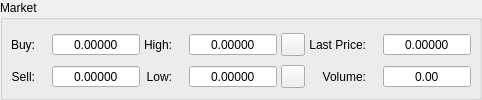
      <widget class="QGroupBox" name="groupBox_6">
       <property name="sizePolicy">
        <sizepolicy hsizetype="Preferred" vsizetype="Maximum">
         <horstretch>0</horstretch>
         <verstretch>0</verstretch>
        </sizepolicy>
       </property>
       <property name="accessibleName">
        <string>MARKET_GROUPBOX</string>
       </property>
       <property name="title">
        <string>Market</string>
       </property>
       <layout class="QGridLayout" name="gridLayout_11">
        <property name="leftMargin">
         <number>8</number>
        </property>
        <property name="topMargin">
         <number>10</number>
        </property>
        <property name="rightMargin">
         <number>8</number>
        </property>
        <property name="bottomMargin">
         <number>6</number>
        </property>
        <property name="horizontalSpacing">
         <number>4</number>
        </property>
        <property name="verticalSpacing">
         <number>6</number>
        </property>
        <item row="0" column="11">
         <widget class="QLabel" name="label_24">
          <property name="sizePolicy">
           <sizepolicy hsizetype="Preferred" vsizetype="Preferred">
            <horstretch>0</horstretch>
            <verstretch>0</verstretch>
           </sizepolicy>
          </property>
          <property name="accessibleName">
           <string>TR00012</string>
          </property>
          <property name="text">
           <string>Last Price:</string>
          </property>
          <property name="alignment">
           <set>Qt::AlignRight|Qt::AlignTrailing|Qt::AlignVCenter</set>
          </property>
         </widget>
        </item>
        <item row="1" column="4">
         <widget class="QLabel" name="label_21">
          <property name="sizePolicy">
           <sizepolicy hsizetype="Preferred" vsizetype="Preferred">
            <horstretch>0</horstretch>
            <verstretch>0</verstretch>
           </sizepolicy>
          </property>
          <property name="accessibleName">
           <string>TR00011</string>
          </property>
          <property name="text">
           <string>Low:</string>
          </property>
          <property name="alignment">
           <set>Qt::AlignRight|Qt::AlignTrailing|Qt::AlignVCenter</set>
          </property>
         </widget>
        </item>
        <item row="0" column="5">
         <widget class="QLabel" name="usdLabel4">
          <property name="sizePolicy">
           <sizepolicy hsizetype="Maximum" vsizetype="Preferred">
            <horstretch>0</horstretch>
            <verstretch>0</verstretch>
           </sizepolicy>
          </property>
          <property name="font">
           <font>
            <pointsize>11</pointsize>
            <weight>50</weight>
            <bold>false</bold>
           </font>
          </property>
          <property name="styleSheet">
           <string notr="true">color: darkgreen</string>
          </property>
          <property name="text">
           <string/>
          </property>
          <property name="alignment">
           <set>Qt::AlignCenter</set>
          </property>
         </widget>
        </item>
        <item row="1" column="13">
         <widget class="QDoubleSpinBox" name="marketVolume">
          <property name="sizePolicy">
           <sizepolicy hsizetype="Expanding" vsizetype="Fixed">
            <horstretch>0</horstretch>
            <verstretch>0</verstretch>
           </sizepolicy>
          </property>
          <property name="minimumSize">
           <size>
            <width>70</width>
            <height>0</height>
           </size>
          </property>
          <property name="alignment">
           <set>Qt::AlignCenter</set>
          </property>
          <property name="readOnly">
           <bool>true</bool>
          </property>
          <property name="buttonSymbols">
           <enum>QAbstractSpinBox::NoButtons</enum>
          </property>
          <property name="specialValueText">
           <string/>
          </property>
          <property name="prefix">
           <string/>
          </property>
          <property name="decimals">
           <number>2</number>
          </property>
          <property name="minimum">
           <double>0.000000000000000</double>
          </property>
          <property name="maximum">
           <double>999999999.000000000000000</double>
          </property>
          <property name="singleStep">
           <double>0.100000000000000</double>
          </property>
         </widget>
        </item>
        <item row="0" column="4">
         <widget class="QLabel" name="label_20">
          <property name="sizePolicy">
           <sizepolicy hsizetype="Preferred" vsizetype="Preferred">
            <horstretch>0</horstretch>
            <verstretch>0</verstretch>
           </sizepolicy>
          </property>
          <property name="accessibleName">
           <string>TR00010</string>
          </property>
          <property name="text">
           <string>High:</string>
          </property>
          <property name="alignment">
           <set>Qt::AlignRight|Qt::AlignTrailing|Qt::AlignVCenter</set>
          </property>
         </widget>
        </item>
        <item row="1" column="6">
         <widget class="QDoubleSpinBox" name="marketLow">
          <property name="sizePolicy">
           <sizepolicy hsizetype="Expanding" vsizetype="Fixed">
            <horstretch>0</horstretch>
            <verstretch>0</verstretch>
           </sizepolicy>
          </property>
          <property name="minimumSize">
           <size>
            <width>70</width>
            <height>0</height>
           </size>
          </property>
          <property name="alignment">
           <set>Qt::AlignCenter</set>
          </property>
          <property name="readOnly">
           <bool>true</bool>
          </property>
          <property name="buttonSymbols">
           <enum>QAbstractSpinBox::NoButtons</enum>
          </property>
          <property name="prefix">
           <string/>
          </property>
          <property name="decimals">
           <number>5</number>
          </property>
          <property name="minimum">
           <double>0.000000000000000</double>
          </property>
          <property name="maximum">
           <double>999999999.000000000000000</double>
          </property>
         </widget>
        </item>
        <item row="1" column="5">
         <widget class="QLabel" name="usdLabel5">
          <property name="sizePolicy">
           <sizepolicy hsizetype="Maximum" vsizetype="Preferred">
            <horstretch>0</horstretch>
            <verstretch>0</verstretch>
           </sizepolicy>
          </property>
          <property name="font">
           <font>
            <pointsize>11</pointsize>
            <weight>50</weight>
            <bold>false</bold>
           </font>
          </property>
          <property name="styleSheet">
           <string notr="true">color: darkgreen</string>
          </property>
          <property name="text">
           <string/>
          </property>
          <property name="alignment">
           <set>Qt::AlignCenter</set>
          </property>
         </widget>
        </item>
        <item row="0" column="12">
         <widget class="QLabel" name="usdLabel6">
          <property name="sizePolicy">
           <sizepolicy hsizetype="Maximum" vsizetype="Preferred">
            <horstretch>0</horstretch>
            <verstretch>0</verstretch>
           </sizepolicy>
          </property>
          <property name="font">
           <font>
            <pointsize>11</pointsize>
            <weight>50</weight>
            <bold>false</bold>
           </font>
          </property>
          <property name="styleSheet">
           <string notr="true">color: darkgreen</string>
          </property>
          <property name="text">
           <string/>
          </property>
          <property name="alignment">
           <set>Qt::AlignCenter</set>
          </property>
         </widget>
        </item>
        <item row="1" column="12">
         <widget class="QLabel" name="btcLabel4">
          <property name="sizePolicy">
           <sizepolicy hsizetype="Maximum" vsizetype="Preferred">
            <horstretch>0</horstretch>
            <verstretch>0</verstretch>
           </sizepolicy>
          </property>
          <property name="font">
           <font>
            <pointsize>11</pointsize>
            <weight>50</weight>
            <bold>false</bold>
           </font>
          </property>
          <property name="styleSheet">
           <string notr="true">color: #996515</string>
          </property>
          <property name="text">
           <string/>
          </property>
          <property name="alignment">
           <set>Qt::AlignCenter</set>
          </property>
         </widget>
        </item>
        <item row="0" column="13">
         <widget class="QDoubleSpinBox" name="marketLast">
          <property name="sizePolicy">
           <sizepolicy hsizetype="Expanding" vsizetype="Fixed">
            <horstretch>0</horstretch>
            <verstretch>0</verstretch>
           </sizepolicy>
          </property>
          <property name="minimumSize">
           <size>
            <width>70</width>
            <height>0</height>
           </size>
          </property>
          <property name="alignment">
           <set>Qt::AlignCenter</set>
          </property>
          <property name="readOnly">
           <bool>true</bool>
          </property>
          <property name="buttonSymbols">
           <enum>QAbstractSpinBox::NoButtons</enum>
          </property>
          <property name="prefix">
           <string/>
          </property>
          <property name="decimals">
           <number>5</number>
          </property>
          <property name="minimum">
           <double>0.000000000000000</double>
          </property>
          <property name="maximum">
           <double>999999999.000000000000000</double>
          </property>
         </widget>
        </item>
        <item row="0" column="6">
         <widget class="QDoubleSpinBox" name="marketHigh">
          <property name="sizePolicy">
           <sizepolicy hsizetype="Expanding" vsizetype="Fixed">
            <horstretch>0</horstretch>
            <verstretch>0</verstretch>
           </sizepolicy>
          </property>
          <property name="minimumSize">
           <size>
            <width>70</width>
            <height>0</height>
           </size>
          </property>
          <property name="alignment">
           <set>Qt::AlignCenter</set>
          </property>
          <property name="readOnly">
           <bool>true</bool>
          </property>
          <property name="buttonSymbols">
           <enum>QAbstractSpinBox::NoButtons</enum>
          </property>
          <property name="prefix">
           <string/>
          </property>
          <property name="decimals">
           <number>5</number>
          </property>
          <property name="minimum">
           <double>0.000000000000000</double>
          </property>
          <property name="maximum">
           <double>999999999.000000000000000</double>
          </property>
         </widget>
        </item>
        <item row="1" column="0">
         <widget class="QLabel" name="label_23">
          <property name="sizePolicy">
           <sizepolicy hsizetype="Preferred" vsizetype="Preferred">
            <horstretch>0</horstretch>
            <verstretch>0</verstretch>
           </sizepolicy>
          </property>
          <property name="accessibleName">
           <string>TR00009</string>
          </property>
          <property name="text">
           <string>Sell:</string>
          </property>
          <property name="alignment">
           <set>Qt::AlignRight|Qt::AlignTrailing|Qt::AlignVCenter</set>
          </property>
         </widget>
        </item>
        <item row="1" column="11">
         <widget class="QLabel" name="label_25">
          <property name="sizePolicy">
           <sizepolicy hsizetype="Preferred" vsizetype="Preferred">
            <horstretch>0</horstretch>
            <verstretch>0</verstretch>
           </sizepolicy>
          </property>
          <property name="accessibleName">
           <string>TR00013</string>
          </property>
          <property name="text">
           <string>Volume:</string>
          </property>
          <property name="alignment">
           <set>Qt::AlignRight|Qt::AlignTrailing|Qt::AlignVCenter</set>
          </property>
         </widget>
        </item>
        <item row="0" column="1">
         <widget class="QLabel" name="usdLabel2">
          <property name="sizePolicy">
           <sizepolicy hsizetype="Maximum" vsizetype="Preferred">
            <horstretch>0</horstretch>
            <verstretch>0</verstretch>
           </sizepolicy>
          </property>
          <property name="font">
           <font>
            <pointsize>11</pointsize>
            <weight>50</weight>
            <bold>false</bold>
           </font>
          </property>
          <property name="styleSheet">
           <string notr="true">color: darkgreen</string>
          </property>
          <property name="text">
           <string/>
          </property>
          <property name="alignment">
           <set>Qt::AlignCenter</set>
          </property>
         </widget>
        </item>
        <item row="0" column="0">
         <widget class="QLabel" name="label_22">
          <property name="sizePolicy">
           <sizepolicy hsizetype="Preferred" vsizetype="Preferred">
            <horstretch>0</horstretch>
            <verstretch>0</verstretch>
           </sizepolicy>
          </property>
          <property name="accessibleName">
           <string>TR00008</string>
          </property>
          <property name="text">
           <string>Buy:</string>
          </property>
          <property name="alignment">
           <set>Qt::AlignRight|Qt::AlignTrailing|Qt::AlignVCenter</set>
          </property>
         </widget>
        </item>
        <item row="0" column="2">
         <widget class="QDoubleSpinBox" name="marketBuy">
          <property name="sizePolicy">
           <sizepolicy hsizetype="Expanding" vsizetype="Fixed">
            <horstretch>0</horstretch>
            <verstretch>0</verstretch>
           </sizepolicy>
          </property>
          <property name="minimumSize">
           <size>
            <width>70</width>
            <height>0</height>
           </size>
          </property>
          <property name="alignment">
           <set>Qt::AlignCenter</set>
          </property>
          <property name="readOnly">
           <bool>true</bool>
          </property>
          <property name="buttonSymbols">
           <enum>QAbstractSpinBox::NoButtons</enum>
          </property>
          <property name="prefix">
           <string/>
          </property>
          <property name="decimals">
           <number>5</number>
          </property>
          <property name="minimum">
           <double>0.000000000000000</double>
          </property>
          <property name="maximum">
           <double>999999999.000000000000000</double>
          </property>
         </widget>
        </item>
        <item row="1" column="1">
         <widget class="QLabel" name="usdLabel3">
          <property name="sizePolicy">
           <sizepolicy hsizetype="Maximum" vsizetype="Preferred">
            <horstretch>0</horstretch>
            <verstretch>0</verstretch>
           </sizepolicy>
          </property>
          <property name="font">
           <font>
            <pointsize>11</pointsize>
            <weight>50</weight>
            <bold>false</bold>
           </font>
          </property>
          <property name="styleSheet">
           <string notr="true">color: darkgreen</string>
          </property>
          <property name="text">
           <string/>
          </property>
          <property name="alignment">
           <set>Qt::AlignCenter</set>
          </property>
         </widget>
        </item>
        <item row="1" column="2">
         <widget class="QDoubleSpinBox" name="marketSell">
          <property name="sizePolicy">
           <sizepolicy hsizetype="Expanding" vsizetype="Fixed">
            <horstretch>0</horstretch>
            <verstretch>0</verstretch>
           </sizepolicy>
          </property>
          <property name="minimumSize">
           <size>
            <width>70</width>
            <height>0</height>
           </size>
          </property>
          <property name="alignment">
           <set>Qt::AlignCenter</set>
          </property>
          <property name="readOnly">
           <bool>true</bool>
          </property>
          <property name="buttonSymbols">
           <enum>QAbstractSpinBox::NoButtons</enum>
          </property>
          <property name="prefix">
           <string/>
          </property>
          <property name="decimals">
           <number>5</number>
          </property>
          <property name="minimum">
           <double>0.000000000000000</double>
          </property>
          <property name="maximum">
           <double>999999999.000000000000000</double>
          </property>
         </widget>
        </item>
        <item row="0" column="7">
         <widget class="QToolButton" name="marketHighBeep">
          <property name="text">
           <string/>
          </property>
          <property name="icon">
           <iconset resource="QtResource.qrc">
            <normaloff>:/Resources/Mute.png</normaloff>:/Resources/Mute.png</iconset>
          </property>
          <property name="checkable">
           <bool>true</bool>
          </property>
          <property name="checked">
           <bool>false</bool>
          </property>
         </widget>
        </item>
        <item row="1" column="7">
         <widget class="QToolButton" name="marketLowBeep">
          <property name="text">
           <string/>
          </property>
          <property name="icon">
           <iconset resource="QtResource.qrc">
            <normaloff>:/Resources/Mute.png</normaloff>:/Resources/Mute.png</iconset>
          </property>
          <property name="checkable">
           <bool>true</bool>
          </property>
          <property name="checked">
           <bool>false</bool>
          </property>
         </widget>
        </item>
       </layout>
      </widget>
